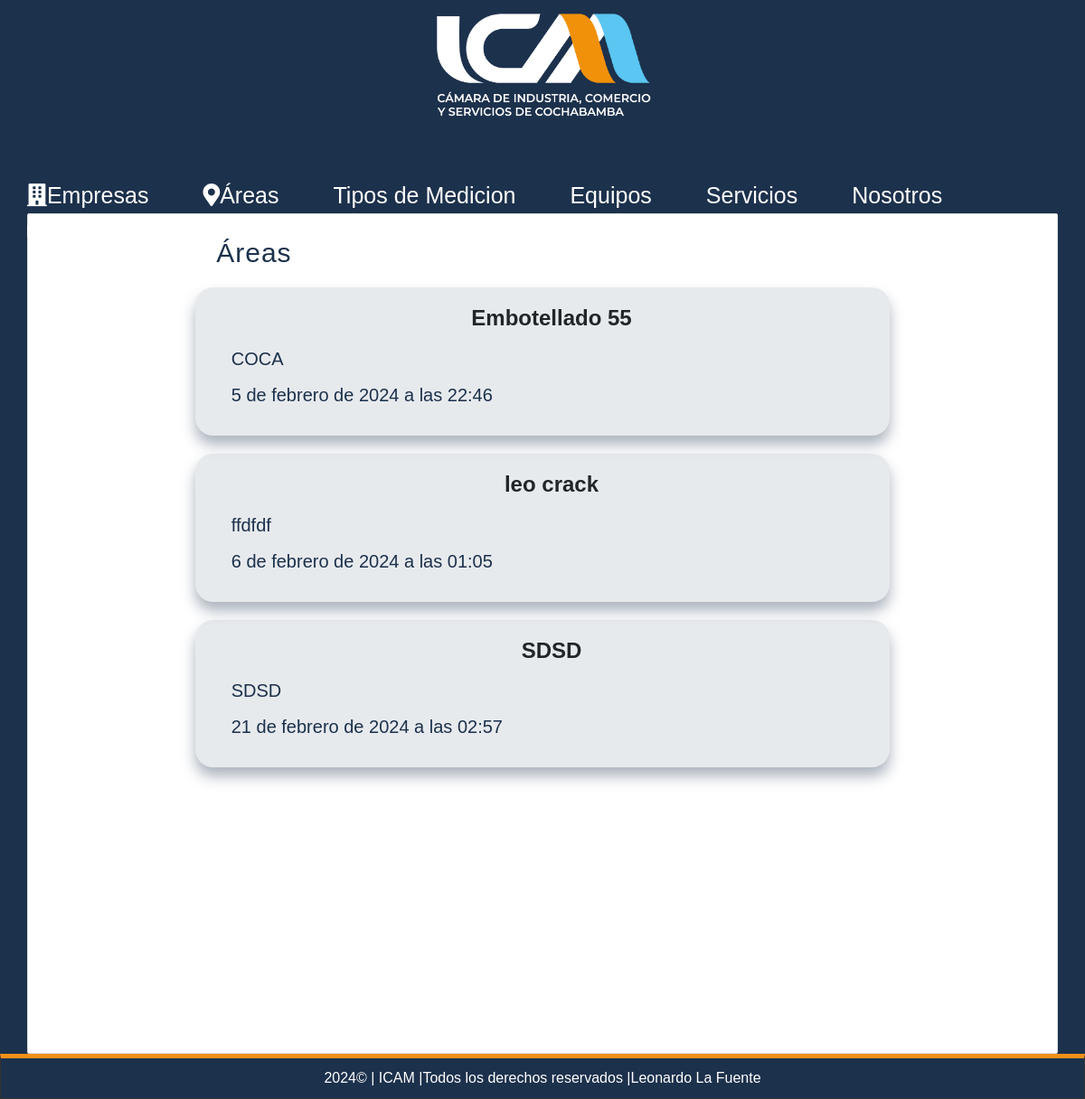
Page /empresa/7/areas (signed in) on the earlier database version.
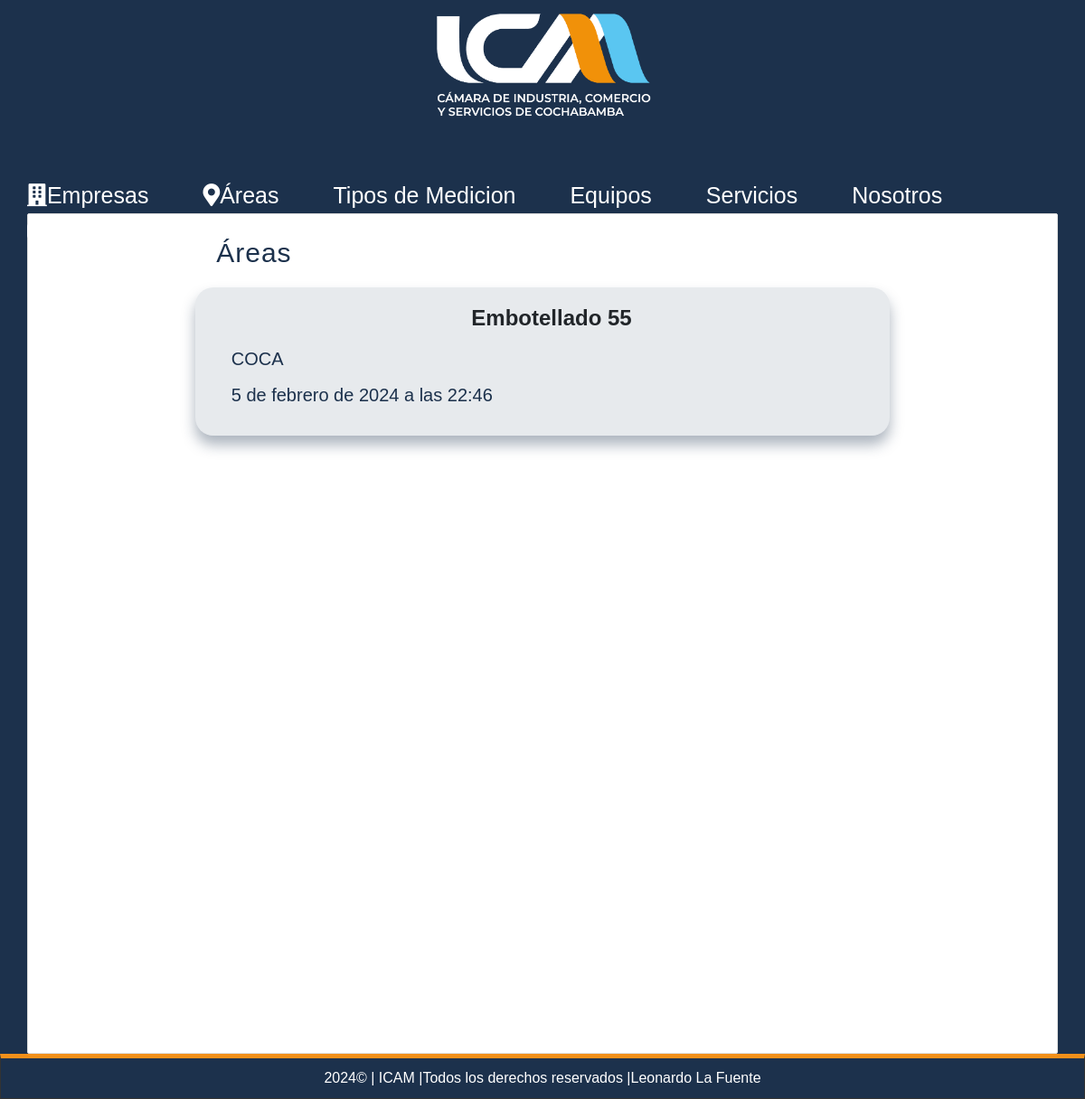
Same page on the later database version.
### pages/models.py (models this page shows, shortened)
class Page(models.Model):
    title=models.CharField(max_length=50,verbose_name="Titulo")
    content=RichTextField(verbose_name="Contenido")
    slug=models.CharField(unique=True,max_length=150,verbose_name="Url")
    order=models.IntegerField(default=0,verbose_name="Orden")
    visible=models.BooleanField(verbose_name="Visible")
    created_at=models.DateTimeField(auto_now_add=True,verbose_name="Creado el")
    update_at=models.DateTimeField(auto_now=True,verbose_name="Actualizado el")
    class Meta:
        verbose_name='Pagina'
        verbose_name_plural="Paginas"

### record/models.py (models this page shows, shortened)
class Area(models.Model):
    name = models.CharField(max_length=200,verbose_name='Nombre del Area')
    description = models.TextField(verbose_name='Descripcion')
    created_at = models.DateTimeField(auto_now_add=True,verbose_name='Creado el')
    updated_at = models.DateTimeField(auto_now=True,verbose_name='Editado el')
    company = models.ForeignKey(Company, on_delete=models.CASCADE)
    class Meta:
        verbose_name='Area'
        verbose_name_plural='Areas'

### record/views.py (the view)
# urls.py: path('empresa/<int:company_id>/areas', views.company_areas, name='company_areas'),
@login_required(login_url="login")
def company_areas(request, company_id):
    company = get_object_or_404(Company, id=company_id)
    areas = Area.objects.filter(company=company)
    request.session['selected_company_id'] = company.id
    return render(request, 'positions/list.html', {
        'title': 'Áreas',
        'areas': areas
    })

### pages/context_processors.py (called while the page is built)
def get_pages(request):
    pages = Page.objects.filter(visible=True).order_by('order').values_list('id','title','slug')
    return {
        'pages':pages
    }

### record/processor.py (called while the page is built)
def get_areas(request):
    if request.user.is_authenticated and 'selected_company_id' in request.session:
        try:
            company = Company.objects.get(id=request.session['selected_company_id'])
            areas = Area.objects.filter(company=company).values_list('id', 'name')
            return {
                'areas': areas,
                'selected_company_id': request.session['selected_company_id'],  # Agrega esta línea
            }
        except Company.DoesNotExist:
            return {
                'areas': [],
            }
    else:
        return {
            'areas': [],
        }

### record/templates/positions/list.html (shortened to what this page needs)
{% extends "layouts/layout.html" %}
{%block content%}
<h1 class="title">{{title}}</h1>
{% for area in areas %}
    {% if area.id %}
        <div class="position-item">
            <div class="data">
                <a href="{% url 'area' area.id%}" style="text-decoration: none; color: inherit;">
                    <h3>{{ area.name }}</h3>
                    <p>{{ area.description }}</p>
                    <p>{{ area.created_at }}</p>
                </a>
        </div>
            </div>
    {% else %}
        <article class="position-item">
            <div class="data">
                <h3>No hay áreas disponibles para esta empresa.</h3>
            </div>
        </article>
    {% endif %}
{% endfor %}
{%endblock%}

### mainapp/templates/layouts/layout.html (shortened to what this page needs)
<!DOCTYPE html>
<html lang="es">
<head>
    {%load static%}
    <link rel="stylesheet" href="https://cdnjs.cloudflare.com/ajax/libs/font-awesome/5.15.3/css/all.min.css">
    <link rel="stylesheet" href="https://stackpath.bootstrapcdn.com/bootstrap/4.5.0/css/bootstrap.min.css">
    <link rel="stylesheet" type="text/css" href="{%static 'css/styles.css'%}">
</head>
<body>
    <header>
        <div id="logotipo">
            <img src="{%static 'imagenes/icam.png'%}" />
        </div>
    </header>
    <nav>
        <ul>
            <li>
                <a href="{% url 'index' %}"><i class="fas fa-building"></i>Empresas</a>
            </li>
            {% if user.is_authenticated %}
            {% if user.email and 'selected_company_id' in request.session %}
                <li>
                    <a href="{% url 'company_areas' request.session.selected_company_id %}"><i class="fas fa-map-marker-alt"></i>Áreas</a>
                </li>
            {% endif %}
            {% for page in pages %}
                <li>
                    <a href="{% url 'page' page.2 %}">{{page.1}}</a>
                </li>
            {% endfor %}
            {% endif %}
            {% if user.email %}
                <li>
                    <a href="{% url 'logout' %}"><i class="fas fa-sign-out-alt"></i>Cerrar Sesion</a>
                </li>
            {% endif %}
        </ul>
    </nav>
    <div id="content">
        <div class="box">
            {% block content %}{% endblock %}
        </div>
    </div>
    <footer>
        {%now "Y"%}&copy; | ICAM |Todos los derechos reservados |Leonardo La Fuente
    </footer>
</body>
</html>

Differences in the rows shown:
removed Area: name "leo crack", description "ffdfdf", created_at "6 de febrero de 2024 a las 01:05"
removed Area: name "SDSD", description "SDSD", created_at "21 de febrero de 2024 a las 02:57"
